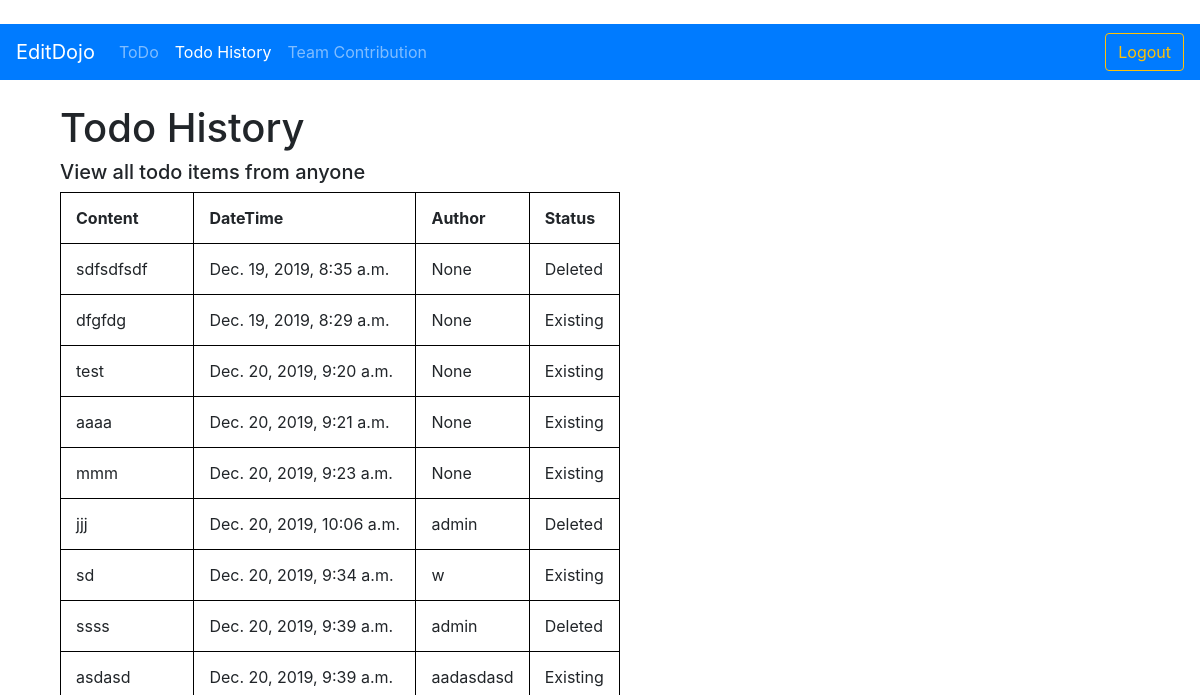
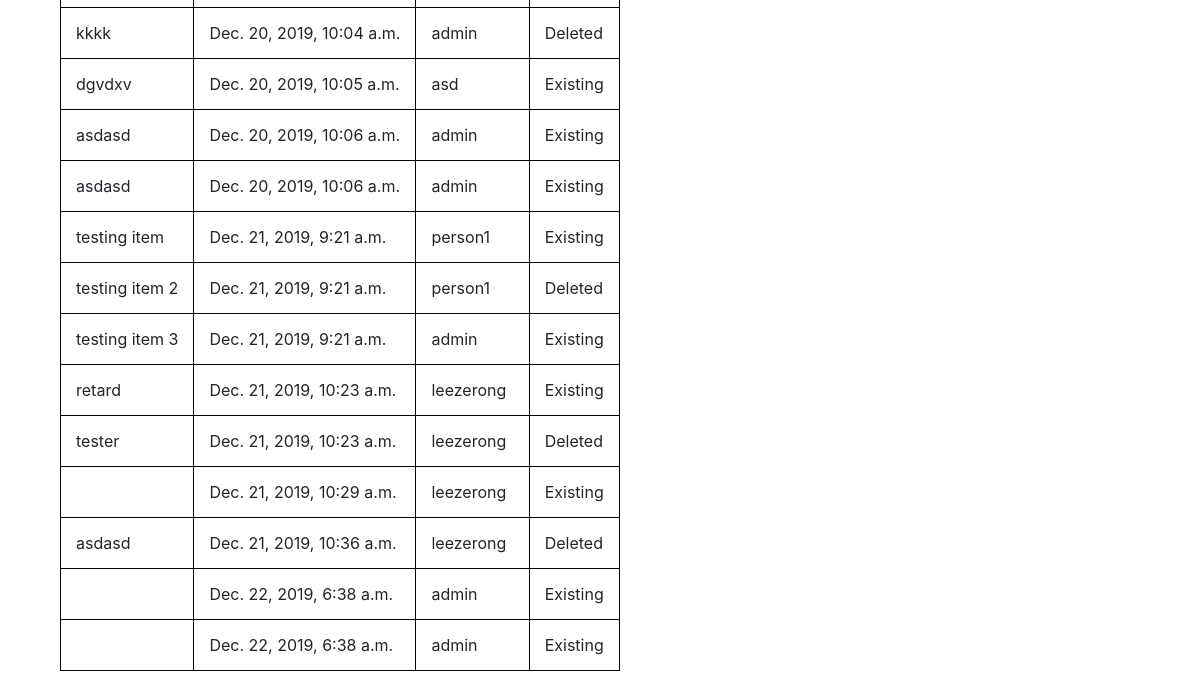
/todo/history/ (signed in), run on an earlier commit of the app's database (2 pictures, top to bottom).
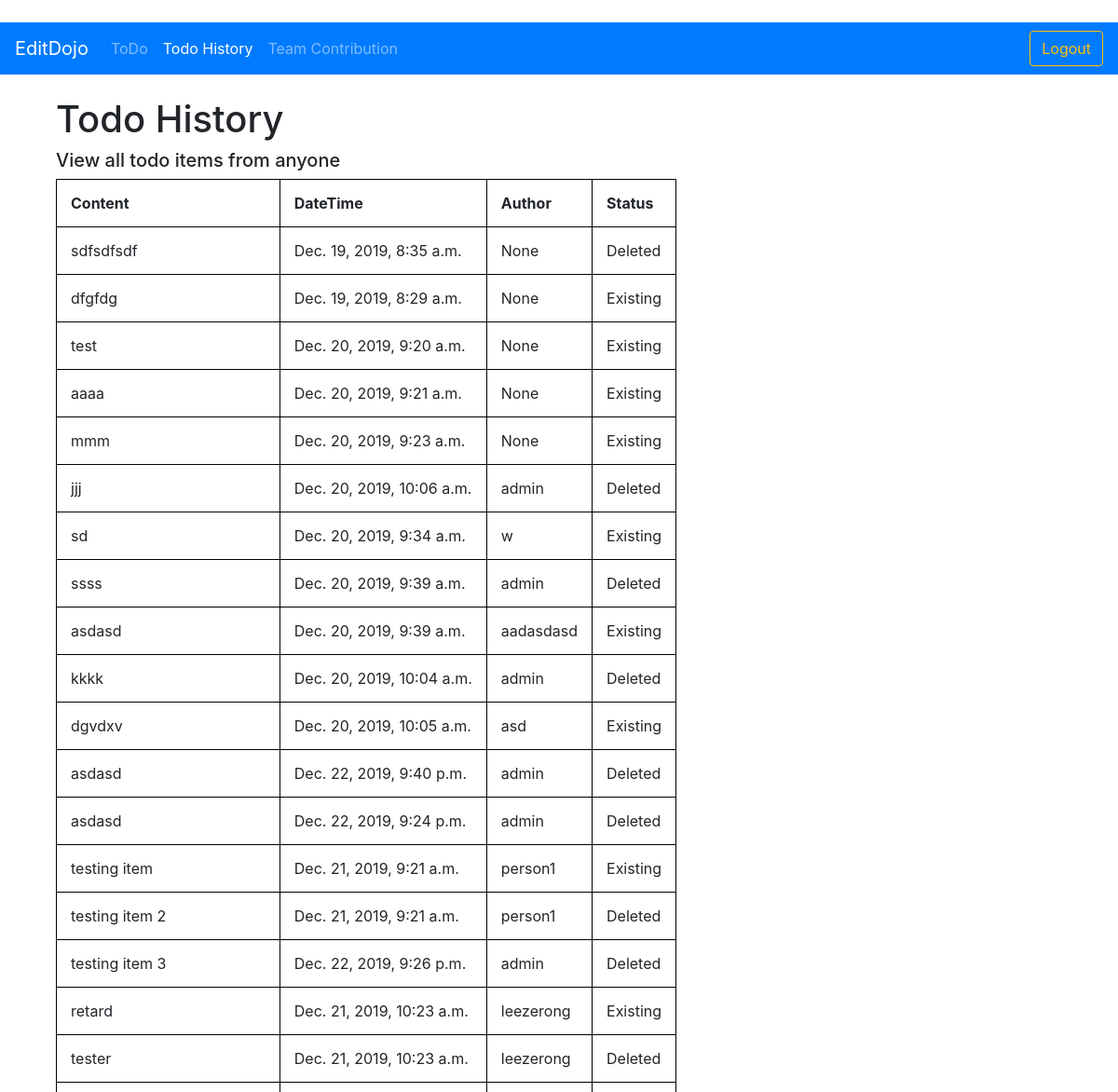
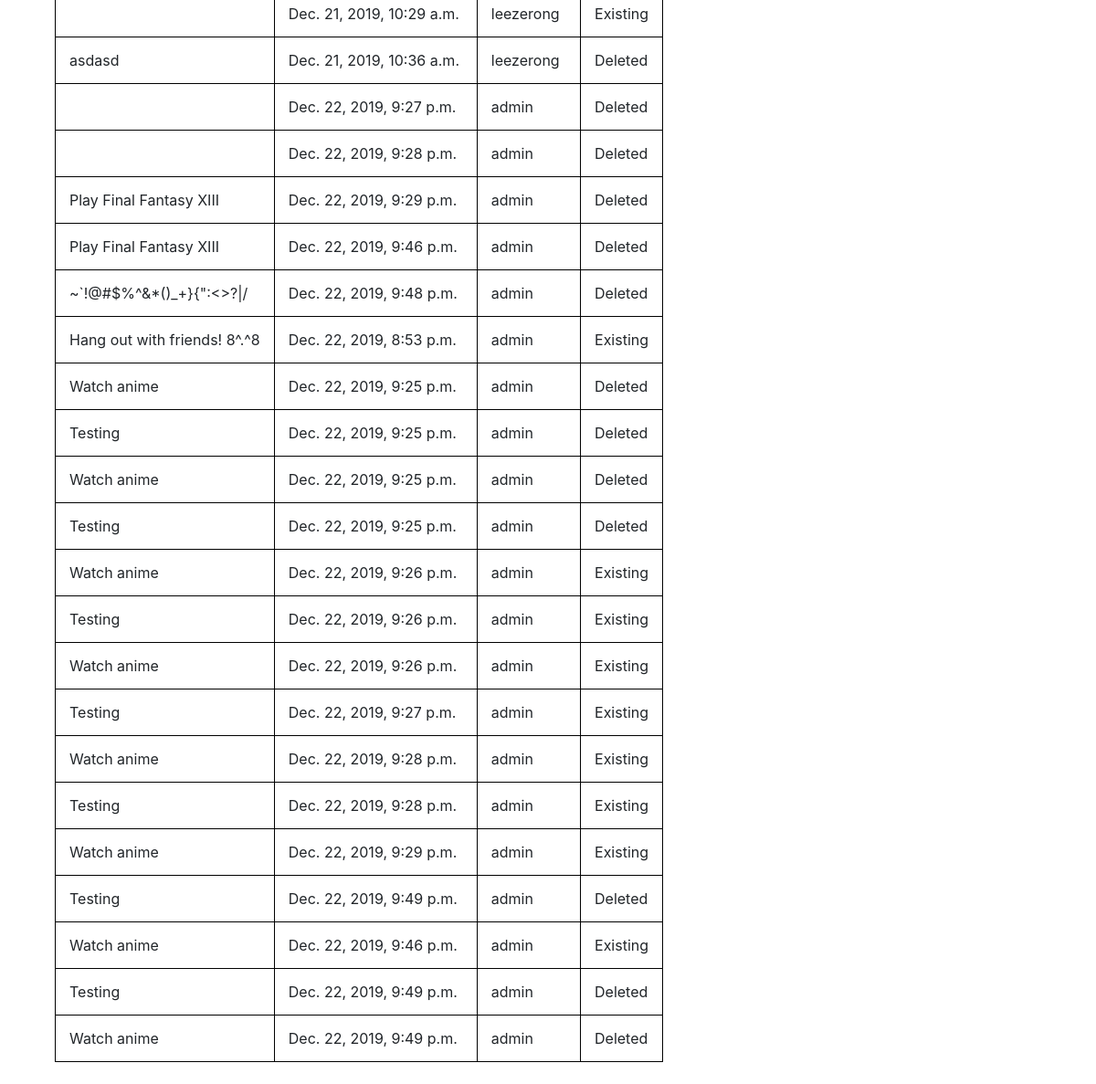
And on a later commit of the database (2 pictures, top to bottom).
### todo/models.py (models this page shows)
class TodoItem(models.Model):
    content = models.TextField()
    date_created = models.DateTimeField(auto_now=True)
    status = models.BooleanField(default=True)
    author = models.CharField(max_length=30, null = True)

### todo/views.py (the view)
# urls.py: path('todo/history/', historyTodo),
def historyTodo(request):
    all_todo_items=TodoItem.objects.all()
    return render(request,'todohistory.html',
        {'all_items':all_todo_items, 'todo_history': 'active'})

### templates/todohistory.html (shortened to what this page needs)
{% extends 'base.html' %}
{% block content %}
{% if user.is_authenticated %}
<div class="container">
    <h1>Todo History</h1>
    <h5>View all todo items from anyone</h5>
    <table style="width 100">
        <tr>
            <th>Content</th>
            <th>DateTime</th>
            <th>Author</th>
            <th>Status</th>
        </tr>
        <tr>
            {% for todo_item in all_items %}
            <td>
                {{ todo_item.content }}
            </td>
            <td>
                {{ todo_item.date_created }}
            </td>
            <td>
                {{ todo_item.author }}
            </td>
            <td>
                {% if todo_item.status == True%}
                Existing
                {% else %}
                Deleted
                {% endif %}
            </td>
        </tr>
        {% endfor %}
    </table>
</div>
{% else %}
  <p>You are not logged in.</p>
  <a href="{% url 'login' %}">Login Here!</a>
{% endif %}
{% endblock %}

What changed in the data, as far as the page shows it:
changed TodoItem: date_created "Dec. 20, 2019, 10:06 a.m." → "Dec. 22, 2019, 9:40 p.m."; status "Existing" → "Deleted"
changed TodoItem: date_created "Dec. 20, 2019, 10:06 a.m." → "Dec. 22, 2019, 9:24 p.m."; status "Existing" → "Deleted"
changed TodoItem "testing item 3": date_created "Dec. 21, 2019, 9:21 a.m." → "Dec. 22, 2019, 9:26 p.m."; status "Existing" → "Deleted"
changed TodoItem (number 21 of 41 on the later page): date_created "Dec. 22, 2019, 6:38 a.m." → "Dec. 22, 2019, 9:27 p.m."; status "Existing" → "Deleted"
changed TodoItem (number 22 of 41 on the later page): date_created "Dec. 22, 2019, 6:38 a.m." → "Dec. 22, 2019, 9:28 p.m."; status "Existing" → "Deleted"
added TodoItem: content "Play Final Fantasy XIII", date_created "Dec. 22, 2019, 9:29 p.m.", author "admin", status "Deleted"
added TodoItem: content "Play Final Fantasy XIII", date_created "Dec. 22, 2019, 9:46 p.m.", author "admin", status "Deleted"
added TodoItem: content "~`!@#$%^&*()_+}{\":<>?|/", date_created "Dec. 22, 2019, 9:48 p.m.", author "admin", status "Deleted"
added TodoItem: content "Hang out with friends! 8^.^8", date_created "Dec. 22, 2019, 8:53 p.m.", author "admin", status "Existing"
added TodoItem: content "Watch anime", date_created "Dec. 22, 2019, 9:25 p.m.", author "admin", status "Deleted"
added TodoItem: content "Testing", date_created "Dec. 22, 2019, 9:25 p.m.", author "admin", status "Deleted"
added TodoItem: content "Watch anime", date_created "Dec. 22, 2019, 9:25 p.m.", author "admin", status "Deleted"
added TodoItem: content "Testing", date_created "Dec. 22, 2019, 9:25 p.m.", author "admin", status "Deleted"
added TodoItem: content "Watch anime", date_created "Dec. 22, 2019, 9:26 p.m.", author "admin", status "Existing"
added TodoItem: content "Testing", date_created "Dec. 22, 2019, 9:26 p.m.", author "admin", status "Existing"
added TodoItem: content "Watch anime", date_created "Dec. 22, 2019, 9:26 p.m.", author "admin", status "Existing"
added TodoItem: content "Testing", date_created "Dec. 22, 2019, 9:27 p.m.", author "admin", status "Existing"
added TodoItem: content "Watch anime", date_created "Dec. 22, 2019, 9:28 p.m.", author "admin", status "Existing"
added TodoItem: content "Testing", date_created "Dec. 22, 2019, 9:28 p.m.", author "admin", status "Existing"
added TodoItem: content "Watch anime", date_created "Dec. 22, 2019, 9:29 p.m.", author "admin", status "Existing"
added TodoItem: content "Testing", date_created "Dec. 22, 2019, 9:49 p.m.", author "admin", status "Deleted"
added TodoItem: content "Watch anime", date_created "Dec. 22, 2019, 9:46 p.m.", author "admin", status "Existing"
added TodoItem: content "Testing", date_created "Dec. 22, 2019, 9:49 p.m.", author "admin", status "Deleted"
added TodoItem: content "Watch anime", date_created "Dec. 22, 2019, 9:49 p.m.", author "admin", status "Deleted"
